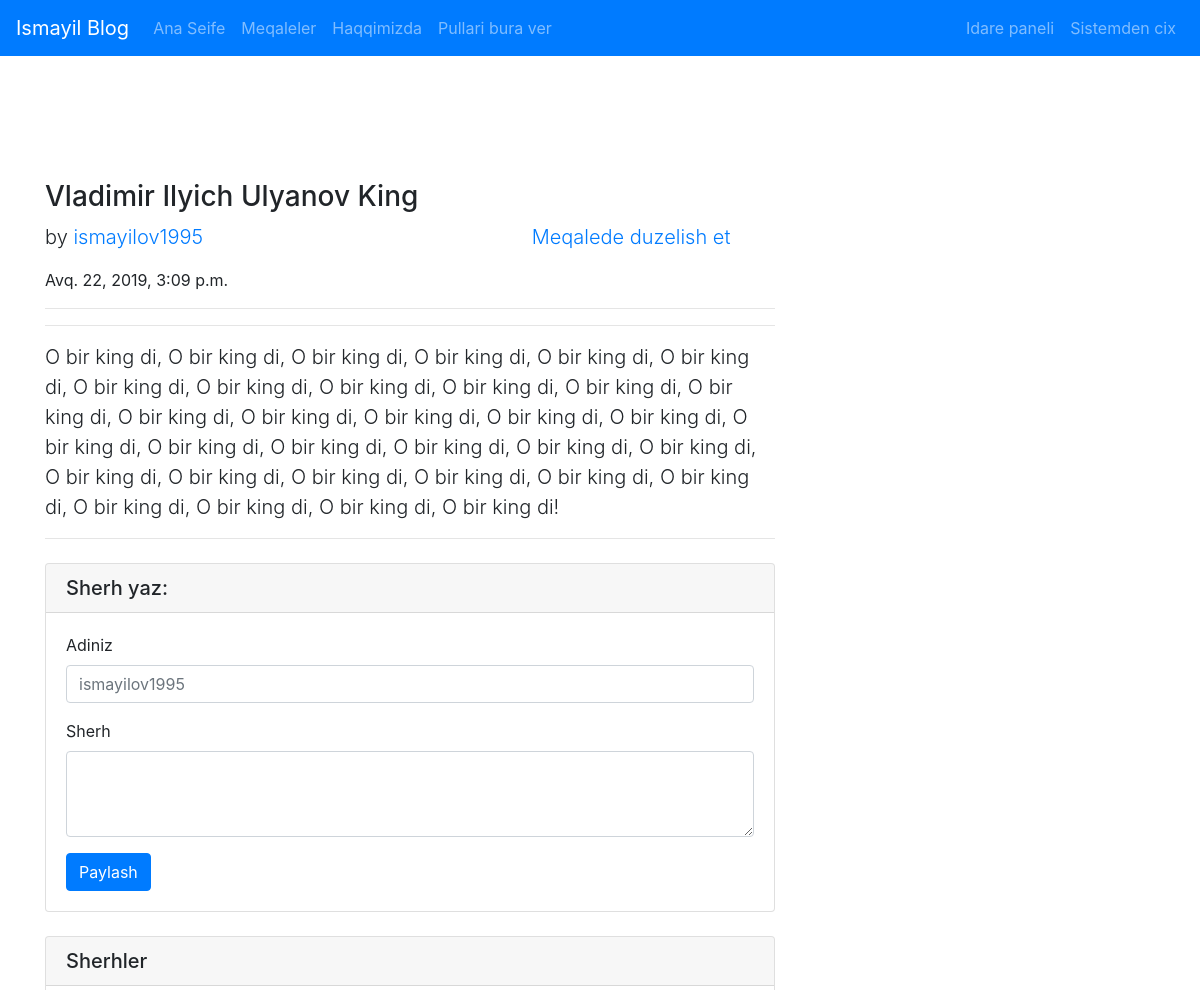
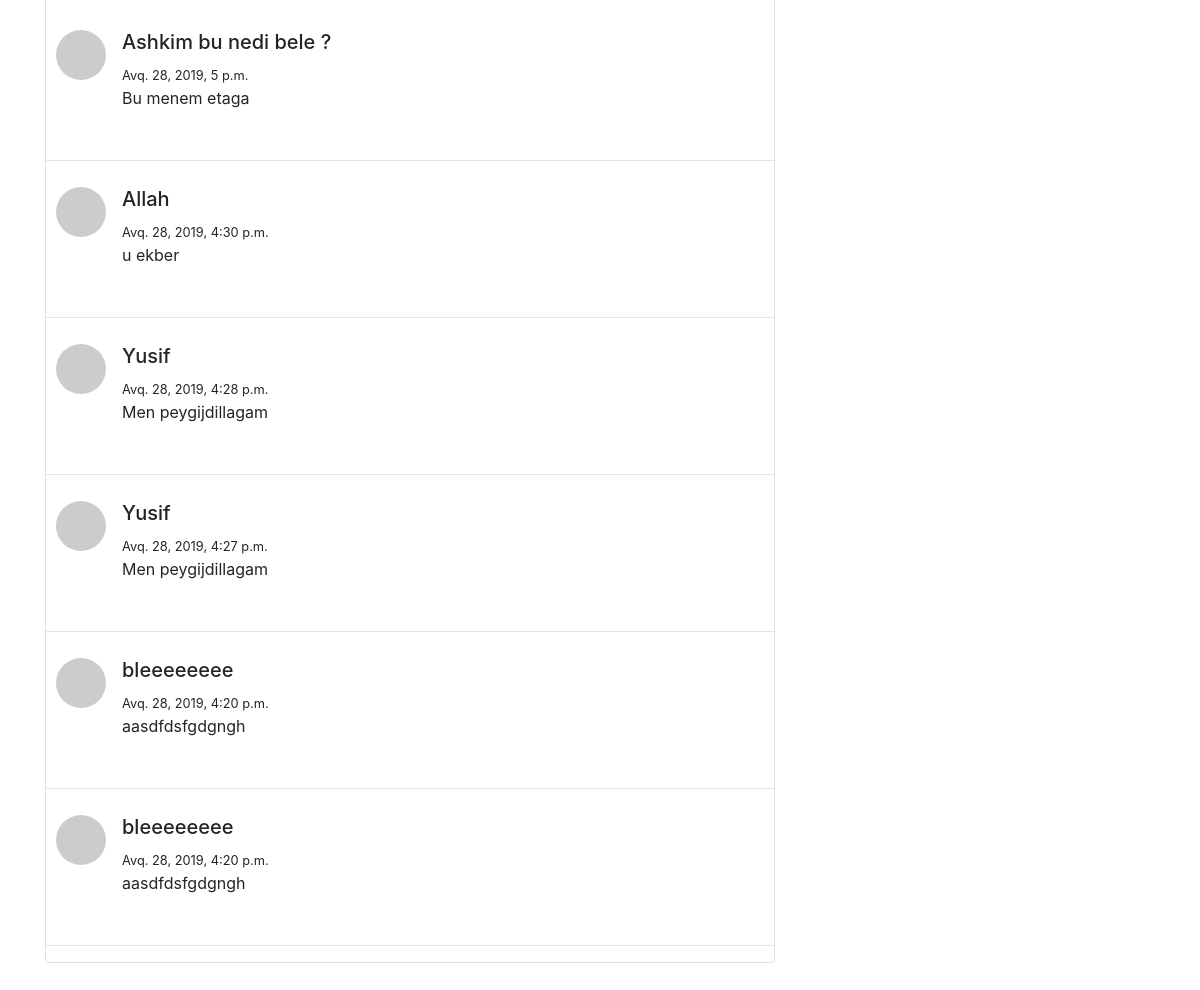
Screenshot of /articles/article/1/ (signed in) with the database file from the repository (2 pictures, top to bottom).
### article/models.py (models this page shows, shortened)
class Article(models.Model):
    author = models.ForeignKey("auth.User", on_delete = models.CASCADE, verbose_name = "Yazar")
    title = models.CharField(max_length=50, verbose_name = "Bashliq", validators=[MinLengthValidator(10)])
    content = RichTextField()
    article_image = models.FileField(blank=True, null=True, verbose_name= "Meqaleye shekil elave edin")
    created_date = models.DateTimeField(auto_now_add=True, verbose_name= "Yarandigi tarix")
    class Meta:
        ordering = ['-created_date']

class Comment(models.Model):
    article = models.ForeignKey(Article, on_delete = models.CASCADE, verbose_name = "Meqale", related_name = "comments")
    comment_author = models.CharField(max_length = 50, verbose_name = "Ad")
    comment_content = models.CharField(max_length = 200, verbose_name = "Sherh")
    comment_date = models.DateTimeField(auto_now_add=True)
    class Meta:
        ordering = ['-comment_date']

### article/views.py (the view)
# urls.py: path('article/<int:id>/', views.detail, name= "detail"),
def detail(request, id):
    article = get_object_or_404(Article, id=id)
    comments = article.comments.all()
    return render(request, "detail.html", {"article":article, "comments":comments})

### article/templates/detail.html (shortened to what this page needs)
{% extends "layout.html" %}
{% block body %}
<div class="row">
      <div class="col-lg-8">
        <h3 class="mt-4">{{article.title}}</h3>
        <div class="row no-gutters">
        <div class="col-12 col-sm-6 col-md-8">
        <p class="lead" stye="text-align:justify;">
          by
          <a href="#">{{article.author}}</a>
        </p>
        </div>
        <div class="col-6 col-md-4">
        {% if request.user == article.author %}
          <p class="lead" stye="text-align:justify;">
          <a href="{% url 'article:update' article.id %}">Meqalede duzelish et</a>
        {% endif %}
        </p>
        </div>
        </div>
        <div>
        <p>{{article.created_date}}</p>
        <hr>
        <hr>
        <p class="lead">
            {{article.content|safe}}
        </p>
        <hr>
        {% if user.is_authenticated %}
        <div class="card my-4">
          <h5 class="card-header">Sherh yaz:</h5>
          <div class="card-body">
            <form method="post" action="{% url 'article:comment' article.id %}">
              <div class="form-group">
                <label for="formGroupExampleInput">Adiniz</label>
                <input name = "comment_author" class="form-control" rows="1" placeholder="{{request.user}}">
              </div>
              <div class="form-group">
                <label for="formGroupExampleInput">Sherh</label>
                <textarea name = "comment_content" class="form-control" rows="3"></textarea>
              </div>
              <button type="submit" class="btn btn-primary">Paylash</button>
            </form>
          </div>
        </div>
        {% if comments %}
        <div class="card my-4">
        <h5 class="card-header">Sherhler</h5>
        <br>
        {% for comment in comments %}
          <div class="media mb-4" style="padding:10px;">
            <img class="d-flex mr-3 rounded-circle" src="http://placehold.it/50x50" alt="">
              <div class="media-body">
                <h5 class="mt-0">{{comment.comment_author}}</h5>
                <small>{{comment.comment_date}}</small><br>
                {{comment.comment_content}}
              </div>
          </div>
        <hr>
        {% endfor %}
        </div>
        {% else %}
        <div class = "alert alert-info">
        Helem ki sherh yoxdur
        </div>
        {% endif %}
      </div>
    </div>
        {% else %}
        <div class="alert alert-info" role="alert">
        Sherhleri gore bilmek ucun <a href="{% url 'user:login' %}" class="alert-link">bura tappildadaraq daxil olmalisan</a>. Tabbiltam bura.
        </div>
        {% endif %}
{% endblock  %}

### rows the page displays
Article: title "Vladimir Ilyich Ulyanov King", author "ismayilov1995", created_date "Avq. 22, 2019, 3:09 p.m.", content "O bir king di, O bir king di, O bir king di, O bir king di, O bir king di, O bir king di, O bir king di, O bir king di, O bir king di, O bir king di, O bir king di, O bir king di, O bir king di, O bir king di, O bir king di, O bir king di, O bir king di, O bir king di, O bir king di, O bir king di, O bir king di, O bir king di, O bir king di, O bir king di, O bir king di, O bir king di, O bir king di, O bir king di, O bir king di, O bir king di, O bir king di, O bir king di, O bir king di!"
Comment: comment_author "Ashkim bu nedi bele ?", comment_date "Avq. 28, 2019, 5 p.m.", comment_content "Bu menem etaga"
Comment: comment_author "Allah", comment_date "Avq. 28, 2019, 4:30 p.m.", comment_content "u ekber"
Comment: comment_author "Yusif", comment_date "Avq. 28, 2019, 4:28 p.m.", comment_content "Men peygijdillagam"
Comment: comment_author "Yusif", comment_date "Avq. 28, 2019, 4:27 p.m.", comment_content "Men peygijdillagam"
Comment: comment_author "bleeeeeeee", comment_date "Avq. 28, 2019, 4:20 p.m.", comment_content "aasdfdsfgdgngh"
Comment: comment_author "bleeeeeeee", comment_date "Avq. 28, 2019, 4:20 p.m.", comment_content "aasdfdsfgdgngh"
